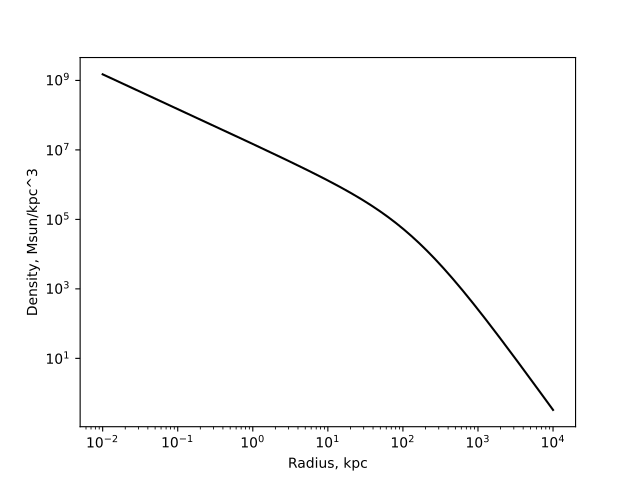

Write Python code to recreate this figure.
from pisces.profiles.density import NFWDensityProfile
import matplotlib.pyplot as plt
import numpy as np
nfw_density = NFWDensityProfile(rho_0=1e5,r_s=150)
radii = np.geomspace(1e-2,1e4,1000)
plt.loglog(radii,nfw_density(radii),'k-')
plt.ylabel(r"Density, Msun/kpc^3")
plt.xlabel(r"Radius, kpc")
plt.show()
